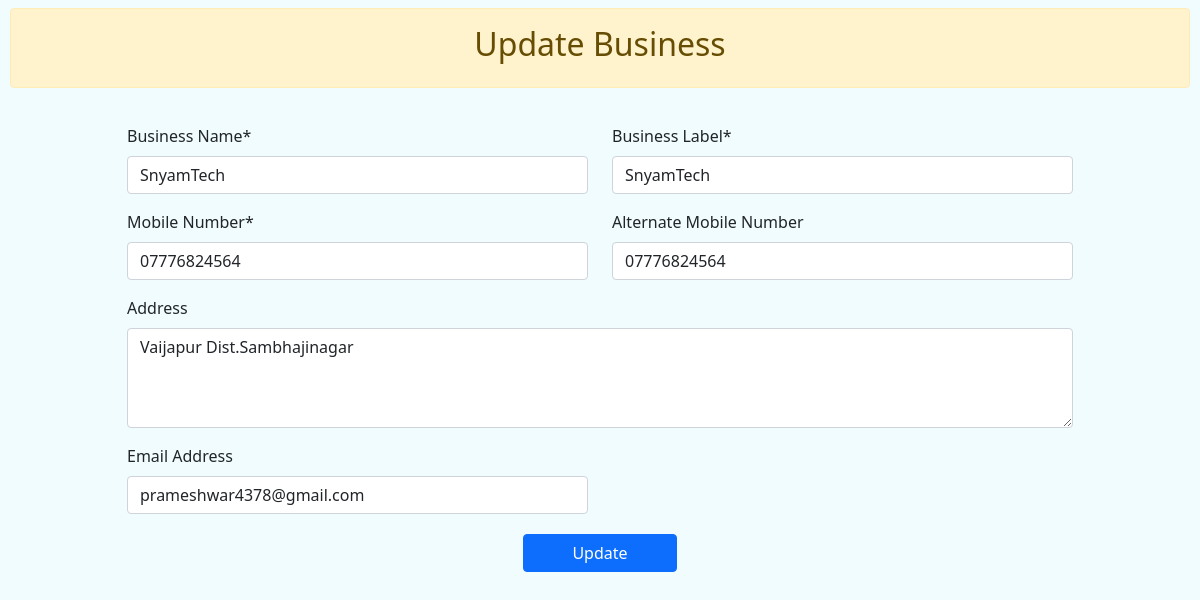
Before: /developer/update_business/1 with the older database file.
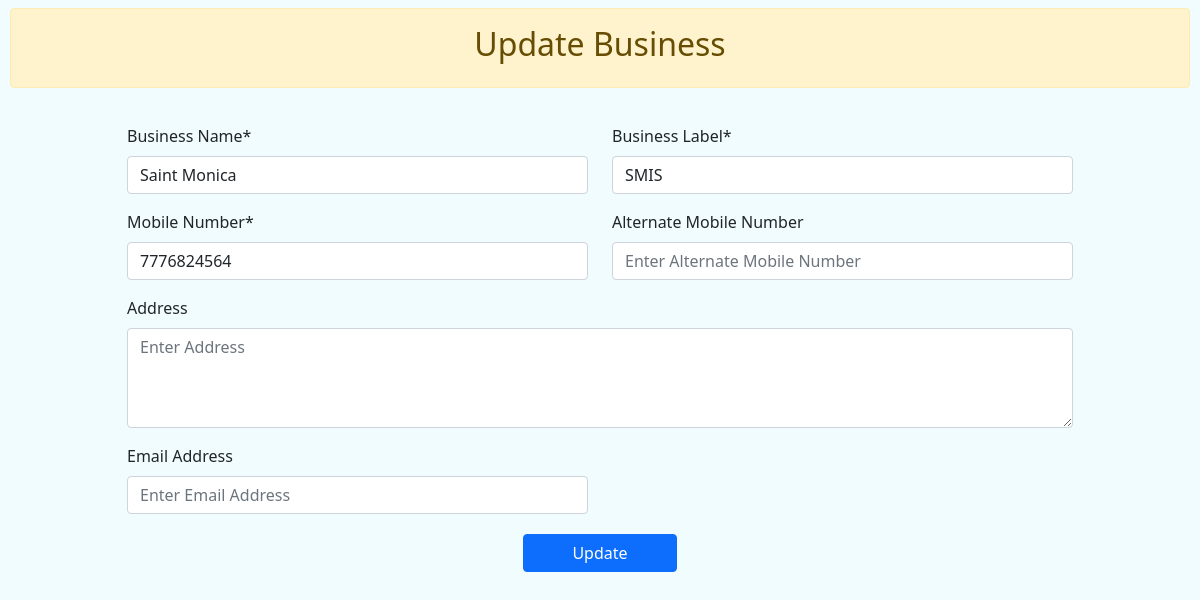
After: the same page with the newer database file.
### Developer/models.py (models this page shows, shortened)
class Business(models.Model):
    business_name = models.CharField(max_length=100)
    business_label = models.CharField(max_length=15)
    mobile_number = models.CharField(max_length=15)
    alternate_mobile_number = models.CharField(max_length=15, null=True, blank=True)
    address = models.TextField(null=True, blank=True)
    email = models.EmailField(unique=True, null=True, blank=True)
    business_number=models.CharField(max_length=50, null=True, blank=True)
    created_at = models.DateTimeField(auto_now_add=True)
    updated_at = models.DateTimeField(auto_now=True)

### Developer/views.py (the view)
# urls.py: path('update_business/<int:id>', update_business, name='developer_update_business'),
def update_business(request, id):
    business = get_object_or_404(Business, id=id)  # Safely retrieve the Business instance or return a 404 error
    if request.method == 'POST':
        form = BusinessForm(request.POST, request.FILES, instance=business)  # Populate the form with the instance data
        if form.is_valid():
            form.save()  # Save the updated business inst
            messages.success(request, 'Business Updated Successfully.')
    else:
        form = BusinessForm(instance=business)  # Populate the form with the existing business data on GET request
    return render(request, 'developer_update_business.html', {'form': form,'business':business})

### Developer/templates/developer_update_business.html (shortened to what this page needs)
{% extends "base_window.html" %}
{% load crispy_forms_tags %}
{% block content %}
<main id="main" class="main">
    <section class="section dashboard">
        <div class="alert alert-warning text-center mt-2">
            <h2>Update Business </h2>
        </div>
        <div class="container-fluid mb-3 form-header p-3">
            <div class="row p-1 rounded">
                <div class="col-sm-12">
                    <form method="POST" enctype="multipart/form-data">
                        <div class="row">
                            <div class="col-sm-1"></div>
                            <div class="col-sm-10">
                                <div class="row">
                                    <div class="col-sm-6">
                                        {{ form.business_name|as_crispy_field }}
                                    </div>
                                    <div class="col-sm-6">
                                        {{ form.business_label|as_crispy_field }}
                                    </div>
                                    <div class="col-sm-6">
                                        {{ form.mobile_number|as_crispy_field }}
                                    </div>
                                    <div class="col-sm-6">
                                        {{ form.alternate_mobile_number|as_crispy_field }}
                                    </div>
                                    <div class="col-sm-12">
                                        {{ form.address|as_crispy_field }}
                                    </div>
                                    <div class="col-sm-6">
                                        {{ form.email|as_crispy_field }}
                                    </div>
                                </div>
                            </div>
                            <div class="col-sm-1"></div>
                        </div>
                        <center><button type="submit" class="btn btn-primary mt-1 px-5">Update</button></center>
                    </form>
                </div>
            </div>
        </div>
    </section>
</main>
{% endblock content %}

Changed rows visible on the page:
changed Business: business_name "SnyamTech" → "Saint Monica"; business_label "SnyamTech" → "SMIS"; mobile_number "07776824564" → "7776824564"; alternate_mobile_number "07776824564" → (not shown); address "Vaijapur Dist.Sambhajinagar" → (not shown); email "prameshwar4378@gmail.com" → (not shown)
